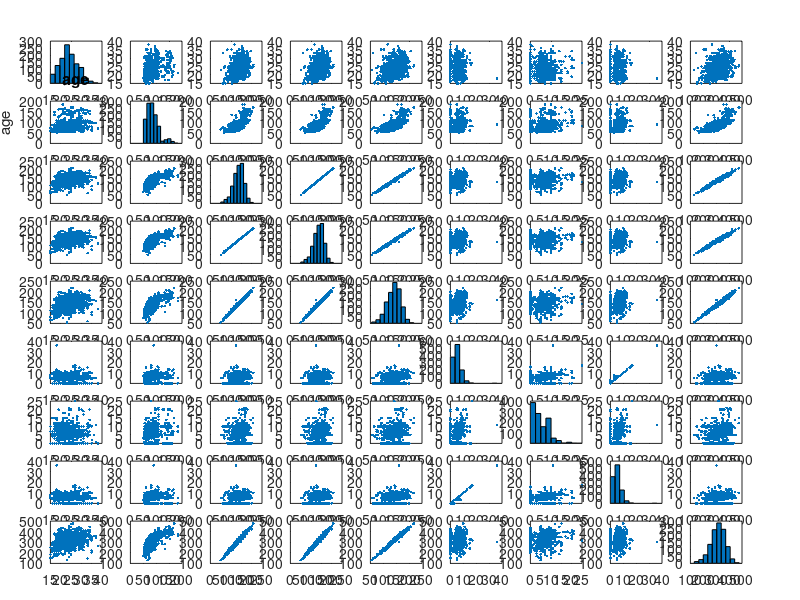

The MATLAB script that drew this image: (Note: this script raises an error after producing the figure.)
clear
close all

% snatch = more technique
% clean and jerk = raw strength 

data = csvread('weightlifting.csv');

sex                         = data(:,1);  % sex
age                         = data(:,2);  % age
bweight                     = data(:,3);  % body weight
snatch_firstAttempt         = data(:,4);  % declared snatch weight
snatch_firstSuccess         = data(:,5);  % first successful snatch weight
snatch_max                  = data(:,6);  % max snatch weight
snatch_max2declared         = data(:,7);  % delta between max and declared
snatch_max2firstSuccess     = data(:,8);  % delta between first success and max

cj_firstAttempt      = data(:,9);  % declared clean-jerk weight
cj_firstSuccess       = data(:,10);  % first successful clean-jerk weight
cj_max                = data(:,11); % max clean-jerk weight
cj_max2declared  = data(:,12); % delta between max and declared
cj_max2firstSuccess  = data(:,13); % delta between first success and max
total                       = data(:,14); % total max weight "score"

dm = [age, bweight, snatch_firstAttempt, snatch_firstSuccess, snatch_max, snatch_max2declared, cj_max2declared, snatch_max2firstSuccess, total];

labels = {...
    'age',...
    'bweight',...
    'snatch_{firstAttempt}',...
    'snatch_{firstSuccess}',...
    'snatch_{max}',...
    'snatch_{max2declared}',...
    'cj_{max2declared}',...
    'snatch_{max2firstSuccess}',...
    'total'...
    };

% labels = {'gender', 'age', 'bweight', 'snatch_firstAttempt', 'snatch_firstSuccess', 'snatch_max', 'snatch_max2declared', 'snatch_max2firstSuccess', 'cj_firstAttempt', 'cj_firstSuccess', 'cj_max', 'cj_max2declared', 'cj_max2firstSuccess', 'total'};

[h,ax] = plotmatrix(dm);
for i = 1:length(labels)
  title(ax(1,i), labels{i})
  ylabel(ax(i,1), labels{i})
end

mdl1=fitlm([age, bweight, cj_max2declared],total,'VarNames',{'age' 'bweight','cj_max2declared','total'}) 
mdl1=fitlm([age, bweight, snatch_max2declared],total,'VarNames',{'age' 'bweight','snatch_max2declared','total'}) 
mdl1=fitlm([age, bweight, snatch_max./cj_max],total,'VarNames',{'age' 'bweight','snatch_max/cj_max','total'}) 

figure
plot(mdl1)
